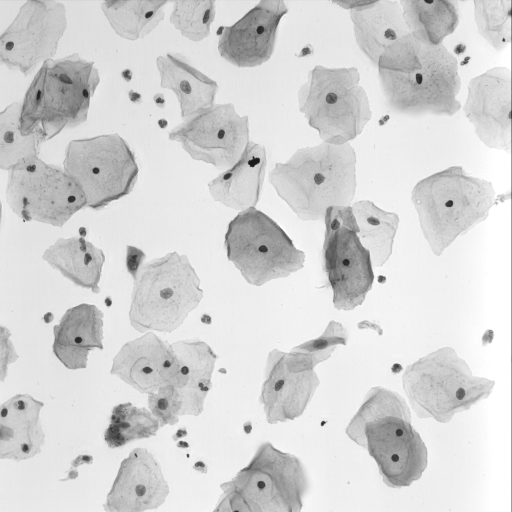
#> input picture data/raw/im_Dyskeratotic/EDF000.png, 1024 x 1024 px, found by its file name (shown at 1/2 size)
$ python test_hsv2.py
#> lines starting #> are read from the running program, lines starting #| are printed output that depends on the picture; after the words box and inside, x2 and y2 are one past the last pixel; in counts of white or black regions, pixels touching at a corner belong together
### src/preprocessing.py
"""
preprocessing.py - Preprocesamiento de ImÃ¡genes de MicroscopÃ­a

Este mÃ³dulo prepara las imÃ¡genes del microscopio para el anÃ¡lisis DoG:
1. ConversiÃ³n a escala de grises
2. Mejora de contraste (ecualizaciÃ³n de histograma)
3. ReducciÃ³n de ruido (filtros opcionales)
4. NormalizaciÃ³n de intensidad

Objetivo: Optimizar la imagen para que el filtro DoG funcione mejor
"""

import cv2
import numpy as np


# Polaridades soportadas por el pipeline (hallazgo Fase 2.1, CITO-22/23).
# - 'nucleos-claros': nÃºcleos claros sobre fondo oscuro (fluorescencia).
#   Es el dominio que el DoG + Otsu detecta sin cambios.
# - 'nucleos-oscuros': nÃºcleos oscuros sobre fondo claro (campo claro,
#   Papanicolaou, imÃ¡genes reales EDF). Requiere invertir la imagen
#   antes del DoG para que los nÃºcleos se comporten como blobs claros.
POLARIDADES_VALIDAS = ('nucleos-claros', 'nucleos-oscuros')


def validar_polaridad(polaridad):
    """Valida el valor de polaridad o lanza ValueError con opciones vÃ¡lidas."""
    if polaridad not in POLARIDADES_VALIDAS:
        raise ValueError(
            f"Polaridad desconocida: {polaridad}. "
            f"Usa una de: {', '.join(POLARIDADES_VALIDAS)}"
        )
    return polaridad


# [21 lines left out: function invertir_polaridad, not called in this run]


def cargar_imagen(ruta_imagen):
    """
    Carga una imagen desde disco con validaciÃ³n.

    Args:
        ruta_imagen (str): Ruta al archivo de imagen

    Returns:
        numpy.ndarray: Imagen BGR (formato de OpenCV)

    Raises:
        FileNotFoundError: Si la imagen no existe
        ValueError: Si la imagen estÃ¡ corrupta o no puede leerse
    """
    imagen = cv2.imread(ruta_imagen)

    if imagen is None:
        raise FileNotFoundError(
            f"No se pudo cargar la imagen: {ruta_imagen}\n"
            "Verifica que el archivo existe y es una imagen vÃ¡lida."
        )

    return imagen


def convertir_a_gris(imagen_bgr):
    """
    Convierte una imagen BGR (color) a escala de grises.

    El filtro DoG trabaja sobre intensidades de pÃ­xeles, no colores.
    OpenCV usa una conversiÃ³n ponderada: Gray = 0.299*R + 0.587*G + 0.114*B
    (Los valores estÃ¡n ajustados a la percepciÃ³n humana del brillo)

    Args:
        imagen_bgr (numpy.ndarray): Imagen en formato BGR

    Returns:
        numpy.ndarray: Imagen en escala de grises (8-bit, 0-255)
    """
    if len(imagen_bgr.shape) == 2:
        # Ya estÃ¡ en escala de grises
        return imagen_bgr

    return cv2.cvtColor(imagen_bgr, cv2.COLOR_BGR2GRAY)


def mejorar_contraste(imagen_gris, metodo='clahe', automatico=False):
    """
    Mejora el contraste de la imagen para resaltar estructuras celulares.

    En microscopÃ­a, la iluminaciÃ³n puede ser irregular. Esta funciÃ³n
    compensa esas variaciones para que el DoG funcione mejor.

    Args:
        imagen_gris (numpy.ndarray): Imagen en escala de grises
        metodo (str): MÃ©todo de mejora de contraste:
            - 'clahe': Contrast Limited Adaptive Histogram Equalization (RECOMENDADO)
            - 'histogram': EcualizaciÃ³n de histograma global
            - 'normalize': NormalizaciÃ³n simple (remap a 0-255
        - 'auto': Selecciona automÃ¡ticamente basado en el contraste actual (CITO-33)

    Returns:
        tuple: (imagen_mejorada, metodo_usado, contraste_original, contraste_mejorado)

    Notas:
        CLAHE es superior a ecualizaciÃ³n global porque:
        - Preserva detalles locales
        - No amplifica demasiado el ruido
        - Funciona bien con iluminaciÃ³n irregular del microscopio
    """

    # Calcular contraste original
    contraste_original = np.std(imagen_gris)

    if metodo == 'auto':
        # CITO-33: SelecciÃ³n automÃ¡tica basada en el contraste actual
        if contraste_original < 20:
            # Contraste muy bajo: usar CLAHE con configuraciÃ³n suave
            clahe = cv2.createCLAHE(clipLimit=1.0, tileGridSize=(8, 8))
            imagen_mejorada = clahe.apply(imagen_gris)
            metodo_usado = 'clahe-suave'
        elif contraste_original < 40:
            # Contraste medio: CLAHE estÃ¡ndar
            clahe = cv2.createCLAHE(clipLimit=2.0, tileGridSize=(8, 8))
            imagen_mejorada = clahe.apply(imagen_gris)
            metodo_usado = 'clahe'
        else:
            # Contraste alto: ecualizaciÃ³n global suave
            imagen_mejorada = cv2.equalizeHist(imagen_gris)
            metodo_usado = 'histogram-suave'
    elif metodo == 'clahe':
        # CLAHE: Mejor para microscopÃ­a
        # clipLimit: Limita la amplificaciÃ³n de ruido (2.0 es conservador)
        # tileGridSize: TamaÃ±o de las regiones locales (8x8 es estÃ¡ndar)
        clahe = cv2.createCLAHE(clipLimit=2.0, tileGridSize=(8, 8))
        imagen_mejorada = clahe.apply(imagen_gris)
        metodo_usado = 'clahe'
    elif metodo == 'histogram':
        # EcualizaciÃ³n global (puede amplificar ruido)
        imagen_mejorada = cv2.equalizeHist(imagen_gris)
        metodo_usado = 'histogram'
    elif metodo == 'normalize':
        # NormalizaciÃ³n simple: mapea [min, max] -> [0, 255]
        imagen_mejorada = cv2.normalize(imagen_gris, None, 0, 255, cv2.NORM_MINMAX)
        metodo_usado = 'normalize'
    else:
        raise ValueError(f"MÃ©todo desconocido: {metodo}. "
                        "Usa 'clahe', 'histogram', 'normalize' o 'auto'")

    # Calcular contraste mejorado
    contraste_mejorado = np.std(imagen_mejorada)

    return imagen_mejorada, metodo_usado, contraste_original, contraste_mejorado


# [38 lines left out: function reducir_ruido, not called in this run]


def preprocesar_imagen(ruta_imagen, mejorar_contraste_flag=True,
                       reducir_ruido_flag=False, metodo_contraste='clahe',
                       nivel_ruido='medio', polaridad='nucleos-claros',
                       usar_hsv=False, metodo_hsv='saturation', umbral_hsv=100):
    """
    Pipeline completo de preprocesamiento (funciÃ³n de conveniencia).

    Aplica todos los pasos en el orden correcto:
    1. Cargar imagen
    2. Convertir a gris
    3. Reducir ruido (opcional)
    4. Mejorar contraste (opcional)
    5. Ajustar polaridad (opcional, CITO-22/23 Fase 2.3)
    6. SegmentaciÃ³n HSV (opcional, CITO-33)

    Args:
        ruta_imagen (str): Ruta al archivo de imagen
        mejorar_contraste_flag (bool): Si True, aplica mejora de contraste
        reducir_ruido_flag (bool): Si True, aplica reducciÃ³n de ruido
        metodo_contraste (str): MÃ©todo para mejora de contraste
        nivel_ruido (str): Nivel de reducciÃ³n de ruido
        polaridad (str): 'nucleos-claros' (default, sin cambios) o
            'nucleos-oscuros' (invierte la imagen para citologÃ­a de campo
            claro tipo Papanicolaou/EDF)
        usar_hsv (bool): Si True, aplica segmentaciÃ³n HSV sobre la imagen
            original para resaltar nÃºcleos por color (CITO-33)
        metodo_hsv (str): 'saturation' o 'value'
        umbral_hsv (int): Umbral HSV en 0-255 (default: 100)

    Returns:
        tuple: (imagen_procesada, imagen_original)
            - imagen_procesada: Escala de grises lista para DoG
            - imagen_original: Imagen BGR original (para visualizaciÃ³n)

    Recomendaciones:
        Para imÃ¡genes de buena calidad: solo conversiÃ³n a gris
        Para iluminaciÃ³n irregular: activar mejorar_contraste_flag
        Para imÃ¡genes muy ruidosas: activar reducir_ruido_flag
    """

    # 1. Cargar imagen original
    imagen_original = cargar_imagen(ruta_imagen)

    # 2. Convertir a escala de grises
    imagen_gris = convertir_a_gris(imagen_original)

    # 3. Reducir ruido (si se solicita)
    # NOTA: Se hace ANTES de mejorar contraste para no amplificar ruido
    if reducir_ruido_flag:
        imagen_gris = reducir_ruido(imagen_gris, nivel=nivel_ruido)

    # 4. Mejorar contraste (si se solicita)
    if mejorar_contraste_flag:
        resultado = mejorar_contraste(imagen_gris, metodo=metodo_contraste)
        # El nuevo formato retorna tupla (imagen, metodo, contraste_orig, contraste_mej)
        # Para compatibilidad, usamos solo la imagen mejorada
        if isinstance(resultado, tuple):
            imagen_gris = resultado[0]
        else:
            imagen_gris = resultado

    # 5. Ajustar polaridad (si se solicita)
    # Se aplica al final para que CLAHE y la reducciÃ³n de ruido trabajen
    # sobre la intensidad original de la imagen; la inversiÃ³n solo cambia
    # el signo de la respuesta DoG, no la geometrÃ­a de los nÃºcleos.
    validar_polaridad(polaridad)
    if polaridad == 'nucleos-oscuros':
        imagen_gris = invertir_polaridad(imagen_gris)

    # 6. SegmentaciÃ³n HSV (si se solicita, CITO-33)
    # La mÃ¡scara se calcula sobre la imagen BGR original y se aplica al final:
    # si se aplicara antes de la inversiÃ³n, el fondo a 0 se volverÃ­a 255
    # (bitwise_not(0) = 255) y la mÃ¡scara perderÃ­a su efecto.
    if usar_hsv:
        mask_hsv = segmentar_por_hsv(imagen_original, umbral_sat=umbral_hsv,
                                     umbral_val=umbral_hsv,
                                     metodo=metodo_hsv)
        imagen_gris = cv2.bitwise_and(imagen_gris, imagen_gris, mask=mask_hsv)

    return imagen_gris, imagen_original


# [135 lines left out: functions anonimizar_metadata, obtener_id_sin_identificar, verificar_calidad_imagen, recortar_region_interes, not called in this run]


def segmentar_por_hsv(imagen_bgr, umbral_sat=100, umbral_val=100, metodo='saturation'):
    """
    Segmenta nÃºcleos usando el espacio de color HSV.

    Convierte la imagen de BGR a HSV y aplica umbrales en el canal de saturaciÃ³n (S)
    o valor (V) para separar nÃºcleos del citoplasma. Ãštil cuando el contraste de intensidad
    es bajo pero la diferencia de color es significativa.

    Args:
        imagen_bgr (numpy.ndarray): Imagen original en formato BGR (3 canales)
        umbral_sat (int): Umbral mÃ­nimo para el canal de saturaciÃ³n (0-255). Default: 100
        umbral_val (int): Umbral mÃ­nimo para el canal de valor (0-255). Default: 100
        metodo (str): MÃ©todo de umbralizaciÃ³n:
            - 'saturation': Umbralizar en canal S (saturaciÃ³n). Usa cuando los nÃºcleos
              tienen color distinto al citoplasma.
            - 'value': Umbralizar en canal V (brillo/valor). Usa cuando los nÃºcleos son
              mÃ¡s brillos u oscuros que el fondo.

    Returns:
        numpy.ndarray: MÃ¡scara binaria donde blancos = nÃºcleos detectados, negros = fondo

    Ejemplo:
        >>> mask = segmentar_por_hsv(imagen, umbral_sat=80, umbral_val=80, metodo='saturation')
        >>> # Resultado: mÃ¡scara lista para aplicar cv2.findContours()

    Nota:
        - El canal S (saturaciÃ³n) varÃ­a de 0 (gris) a 255 (color puro)
        - El canal V (valor/brillo) varÃ­a de 0 (negro) a 255 (blanco brillante)
        - DespuÃ©s del umbralizado, aplica apertura morfolÃ³gica para eliminar ruido pequeÃ±o
        - La dilataciÃ³n ligera ayuda a conectar regiones nucleares cercanas
    """

    # Convertir de BGR a HSV
    imagen_hsv = cv2.cvtColor(imagen_bgr, cv2.COLOR_BGR2HSV)

    # Umbralizar segÃºn el mÃ©todo especificado
    if metodo == 'saturation':
        # Usar canal S (saturaciÃ³n): 1 = totalmente desaturado, 255 = color puro
        _, mask = cv2.threshold(imagen_hsv[:, :, 1], umbral_sat, 255, cv2.THRESH_BINARY)
    elif metodo == 'value':
        # Usar canal V (brillo/valor): 0 = negro, 255 = blanco brillante
        _, mask = cv2.threshold(imagen_hsv[:, :, 2], umbral_val, 255, cv2.THRESH_BINARY)
    else:
        raise ValueError(f"MÃ©todo HSV desconocido: {metodo}. "
                        "Usa 'saturation' o 'value'")

    # Aplicar morfologÃ­a abierta para eliminar ruido pequeÃ±o
    kernel = np.ones((3, 3), np.uint8)
    mask = cv2.morphologyEx(mask, cv2.MORPH_OPEN, kernel)

    # Aplicar dilataciÃ³n ligera para conectar regiones cercanas
    mask = cv2.dilate(mask, kernel, iterations=1)

    return mask


    # [67 lines left out: functions anonimizar_metadata, obtener_id_sin_identificar, not called in this run]

### test_hsv2.py
import cv2
import numpy as np
import sys
sys.path.insert(0, 'src')
from preprocessing import cargar_imagen, segmentar_por_hsv, preprocesar_imagen

# Cargar una imagen de prueba
ruta = 'data/raw/EDF000.png'
imagen_bgr = cargar_imagen(ruta)
#> in cargar_imagen, imagen is the input picture: shape (1024, 1024, 3); min 0, max 255, mean 212.8
print(f'Imagen cargada: {imagen_bgr.shape}, dtype={imagen_bgr.dtype}')
#| Imagen cargada: (1024, 1024, 3), dtype=uint8

# Probar segmentación HSV con método saturation
mask_sat = segmentar_por_hsv(imagen_bgr, umbral_sat=100, metodo='saturation')
print(f'Máscara saturation: shape={mask_sat.shape}, únicos={np.unique(mask_sat)}')
#| Máscara saturation: shape=(1024, 1024), únicos=[0]

# Probar segmentación HSV con método value
mask_val = segmentar_por_hsv(imagen_bgr, umbral_val=100, metodo='value')
#> call 2 of segmentar_por_hsv, with umbral_sat = 100, umbral_val = 100, metodo = 'value'
#> in segmentar_por_hsv (call 2), `_, mask = cv2.threshold(imagen_hsv[:, :, 2], umbral_val, 255, cv2.THRE..`:
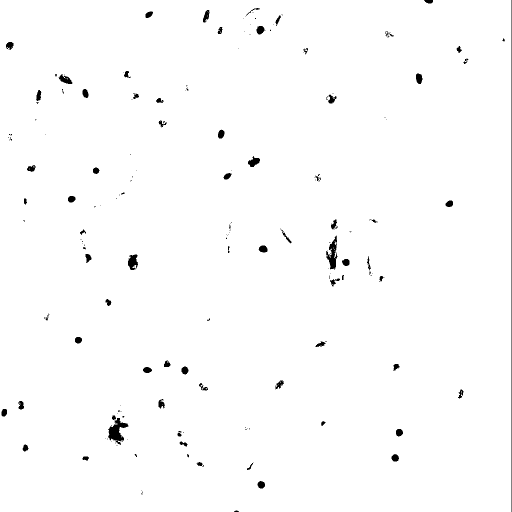
#> mask: shape (1024, 1024) (shown at 1/2 size); 98.9% white; 192 black regions (118 under 20 px), largest, box (x1, y1, x2, y2) and area: (1023, 0, 1024, 1024) 1024, (216, 836, 257, 890) 991, (652, 472, 675, 540) 750
#> in segmentar_por_hsv (call 2), `mask = cv2.dilate(mask, kernel, iterations=1)`:
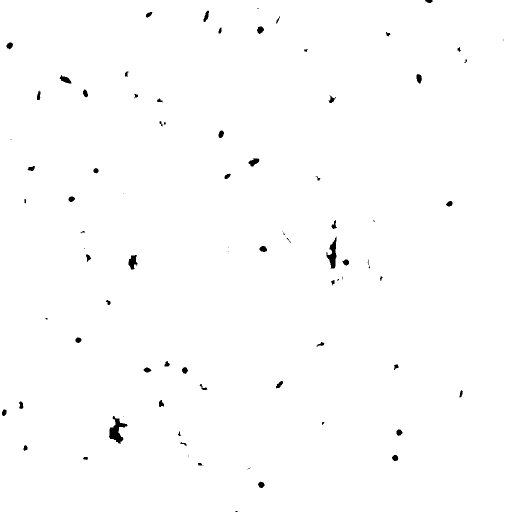
#> mask: shape (1024, 1024) (shown at 1/2 size); 99.4% white; 84 black regions (26 under 20 px), largest, box (x1, y1, x2, y2) and area: (218, 832, 255, 888) 887, (653, 473, 673, 537) 633, (257, 510, 275, 539) 333
print(f'Máscara value: shape={mask_val.shape}, únicos={np.unique(mask_val)}')
#| Máscara value: shape=(1024, 1024), únicos=[  0 255]

# Probar preprocesar con usar_hsv=True
imagen_proc, imagen_original = preprocesar_imagen(
    ruta,
    mejorar_contraste_flag=True,
    reducir_ruido_flag=False,
    polaridad='nucleos-claros',
    usar_hsv=True,
    metodo_hsv='saturation',
    umbral_hsv=100
)
#> in mejorar_contraste, `contraste_original = np.std(imagen_gris)`: contraste_original = 33.85
#> in mejorar_contraste, `imagen_mejorada = clahe.apply(imagen_gris)`:
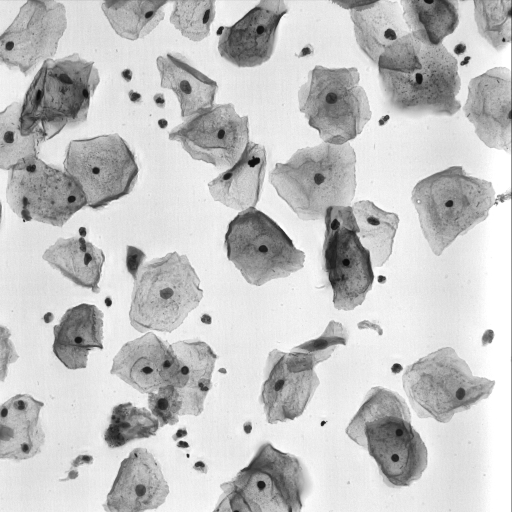
#> imagen_mejorada: shape (1024, 1024) (shown at 1/2 size); min 1, max 255, mean 195.5
#> in mejorar_contraste, `contraste_mejorado = np.std(imagen_mejorada)`: contraste_mejorado = 50.84
print(f'Preprocesado HSV: imagen_proc shape={imagen_proc.shape}, dtype={imagen_proc.dtype}')
#| Preprocesado HSV: imagen_proc shape=(1024, 1024), dtype=uint8
print(f'  - usar_hsv activado en pipeline: True')
print(f'  - imagen original shape: {imagen_original.shape}')
#|   - imagen original shape: (1024, 1024, 3)

print('\n✅ Test HSV completado exitosamente')

$ run again, with data/raw/im_Dyskeratotic/EDF001.png copied over data/raw/im_Dyskeratotic/EDF000.png
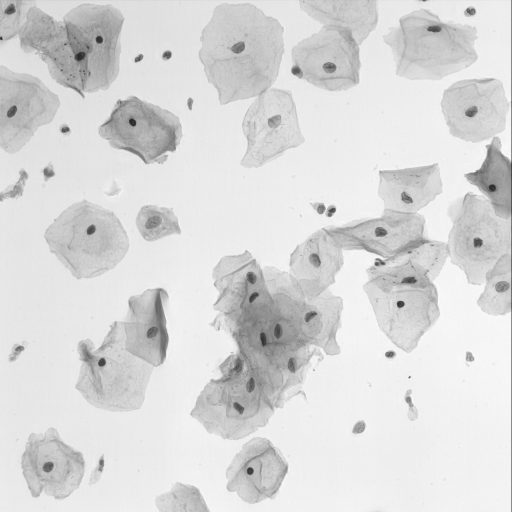
#> input picture data/raw/im_Dyskeratotic/EDF001.png, 1024 x 1024 px, found by its file name (shown at 1/2 size)
#> in cargar_imagen, imagen is the input picture: shape (1024, 1024, 3); min 0, max 255, mean 217.5
#| Imagen cargada: (1024, 1024, 3), dtype=uint8
#> imagen_hsv: shape (1024, 1024, 3); mean H, S, V 0, 0, 217.5
#| Máscara saturation: shape=(1024, 1024), únicos=[0]
#> in segmentar_por_hsv (call 2), `mask = cv2.dilate(mask, kernel, iterations=1)`:
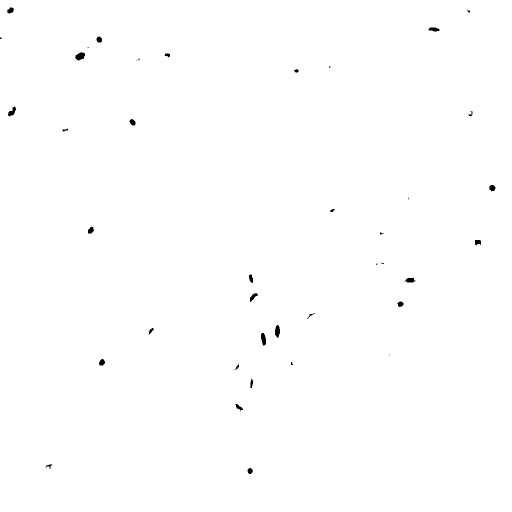
#> mask: shape (1024, 1024) (shown at 1/2 size); 99.7% white; 40 black regions (12 under 20 px), largest, box (x1, y1, x2, y2) and area: (150, 105, 170, 121) 221, (550, 650, 560, 676) 191, (522, 666, 532, 691) 187
#| Máscara value: shape=(1024, 1024), únicos=[  0 255]
#> contraste_original = 28.57
#> in mejorar_contraste, `imagen_mejorada = clahe.apply(imagen_gris)`:
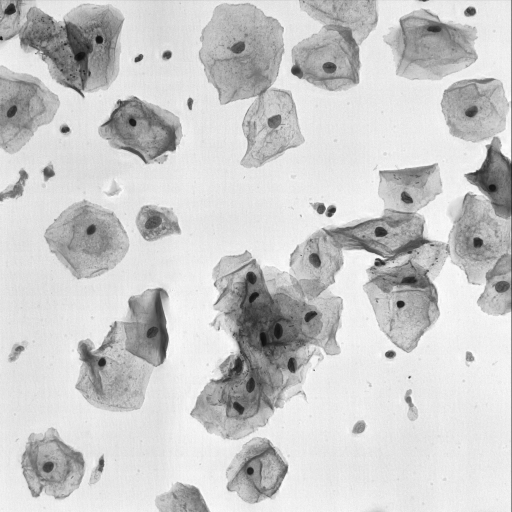
#> imagen_mejorada: shape (1024, 1024) (shown at 1/2 size); min 1, max 255, mean 202.5
#> contraste_mejorado = 44.8
#| Preprocesado HSV: imagen_proc shape=(1024, 1024), dtype=uint8
#|   - imagen original shape: (1024, 1024, 3)

$ run again, with data/raw/im_Dyskeratotic/EDF002.png copied over data/raw/im_Dyskeratotic/EDF000.png
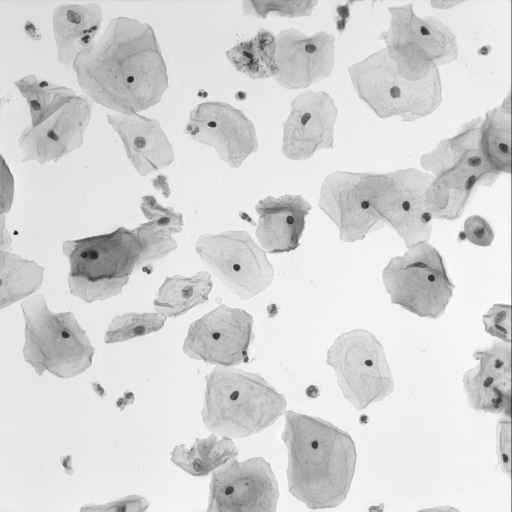
#> input picture data/raw/im_Dyskeratotic/EDF002.png, 1024 x 1024 px, found by its file name (shown at 1/2 size)
#> in cargar_imagen, imagen is the input picture: shape (1024, 1024, 3); min 0, max 255, mean 214.3
#| Imagen cargada: (1024, 1024, 3), dtype=uint8
#> imagen_hsv: shape (1024, 1024, 3); mean H, S, V 0, 0, 214.3
#| Máscara saturation: shape=(1024, 1024), únicos=[0]
#> in segmentar_por_hsv (call 2), `mask = cv2.dilate(mask, kernel, iterations=1)`:
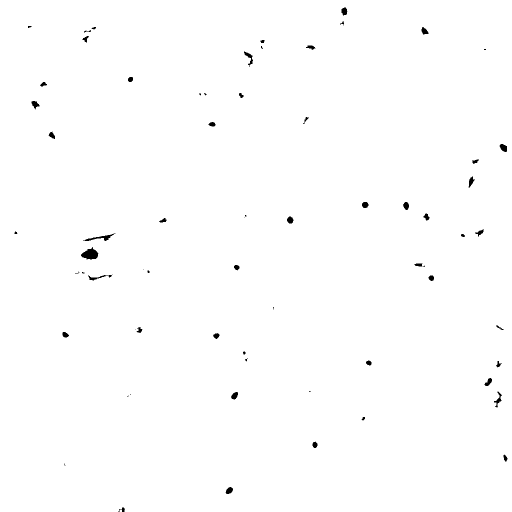
#> mask: shape (1024, 1024) (shown at 1/2 size); 99.5% white; 67 black regions (18 under 20 px), largest, box (x1, y1, x2, y2) and area: (162, 494, 197, 519) 536, (166, 466, 231, 482) 275, (488, 103, 506, 134) 177
#| Máscara value: shape=(1024, 1024), únicos=[  0 255]
#> contraste_original = 31.31
#> in mejorar_contraste, `imagen_mejorada = clahe.apply(imagen_gris)`:
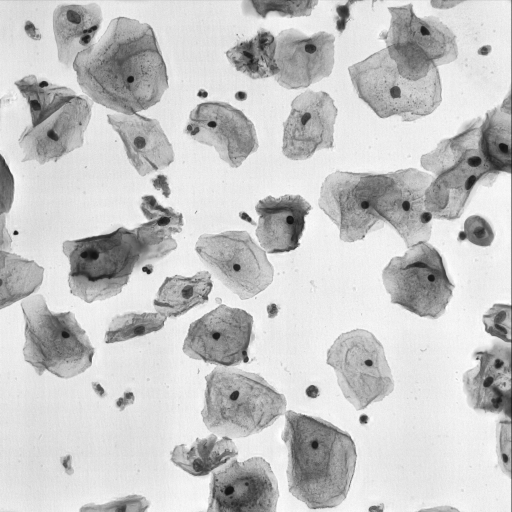
#> imagen_mejorada: shape (1024, 1024) (shown at 1/2 size); min 1, max 255, mean 198.1
#> contraste_mejorado = 48.67
#| Preprocesado HSV: imagen_proc shape=(1024, 1024), dtype=uint8
#|   - imagen original shape: (1024, 1024, 3)

$ run again, with data/raw/im_Dyskeratotic/EDF003.png copied over data/raw/im_Dyskeratotic/EDF000.png
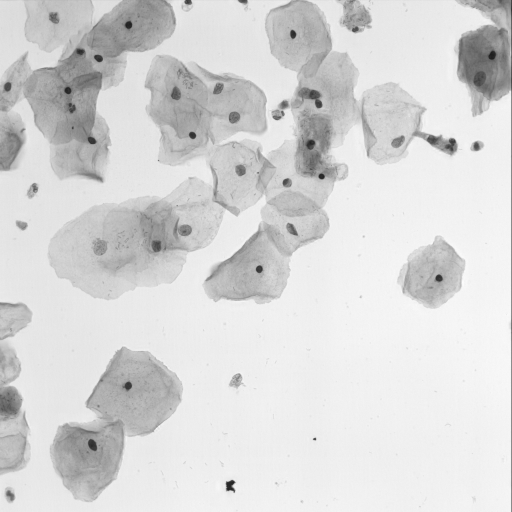
#> input picture data/raw/im_Dyskeratotic/EDF003.png, 1024 x 1024 px, found by its file name (shown at 1/2 size)
#> in cargar_imagen, imagen is the input picture: shape (1024, 1024, 3); min 0, max 255, mean 215.5
#| Imagen cargada: (1024, 1024, 3), dtype=uint8
#> imagen_hsv: shape (1024, 1024, 3); mean H, S, V 0, 0, 215.5
#| Máscara saturation: shape=(1024, 1024), únicos=[0]
#> in segmentar_por_hsv (call 2), `mask = cv2.dilate(mask, kernel, iterations=1)`:
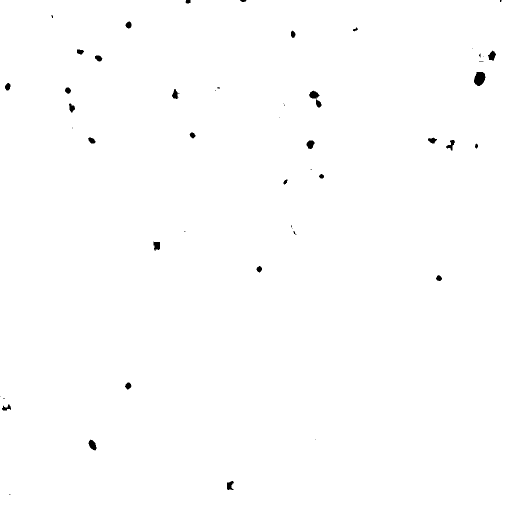
#> mask: shape (1024, 1024) (shown at 1/2 size); 99.6% white; 50 black regions (21 under 20 px), largest, box (x1, y1, x2, y2) and area: (948, 144, 971, 172) 486, (618, 181, 643, 215) 347, (177, 879, 193, 901) 223
#| Máscara value: shape=(1024, 1024), únicos=[  0 255]
#> contraste_original = 33.13
#> in mejorar_contraste, `imagen_mejorada = clahe.apply(imagen_gris)`:
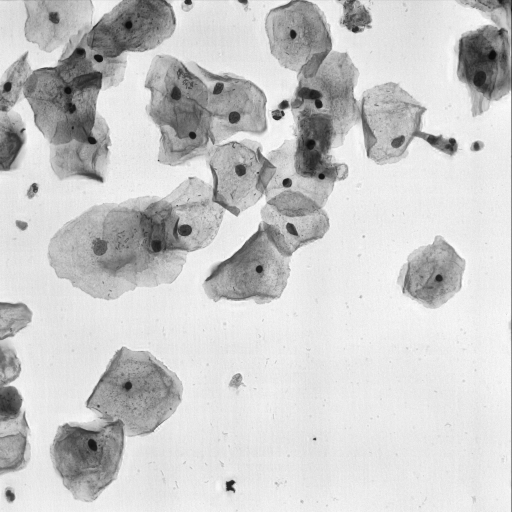
#> imagen_mejorada: shape (1024, 1024) (shown at 1/2 size); min 0, max 255, mean 202
#> contraste_mejorado = 48.38
#| Preprocesado HSV: imagen_proc shape=(1024, 1024), dtype=uint8
#|   - imagen original shape: (1024, 1024, 3)
